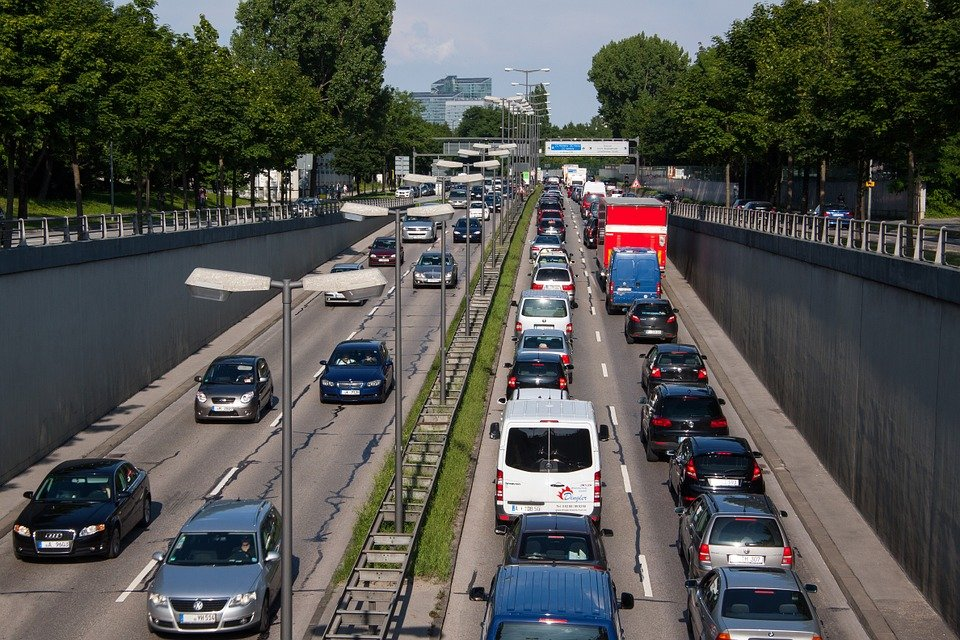
#> input picture testdata/traffic1.jpg, 960 x 640 px
$ python -i datasets.py   (imports and definitions only)   (older library calls are emulated)
#> lines starting #> are read from the running program, lines starting #| are printed output that depends on the picture
#> further down, picture is the input picture: shape (640, 960, 3); mean B, G, R 78.7, 82.4, 82
import glob
import math
import os
import random
import shutil
import time
from pathlib import Path
from threading import Thread

import cv2
import numpy as np
import torch
from PIL import Image, ExifTags
from torch.utils.data import Dataset
from tqdm import tqdm

from .utils import xyxy2xywh, xywh2xyxy

help_url = 'https://github.com/ultralytics/yolov3/wiki/Train-Custom-Data'
img_formats = ['.bmp', '.jpg', '.jpeg', '.png', '.tif', '.tiff', '.dng']
vid_formats = ['.mov', '.avi', '.mp4', '.mpg', '.mpeg', '.m4v', '.wmv', '.mkv']

# Get orientation exif tag
# [3 lines not run here, left out]


# [13 lines left out: function exif_size, not called in this run]


class LoadImages:  # for inference
    # [23 lines left out: function __init__, not called in this run]

    def __iter__(self):
        self.count = 0
        return self

    # [43 lines left out: functions __next__, new_video, not called in this run]

    def __len__(self):
        return self.nF  # number of files


class LoadWebcam:  # for inference
    # [20 lines left out: function __init__, not called in this run]

    def __iter__(self):
        self.count = -1
        return self

    # [34 lines left out: function __next__, not called in this run]

    def __len__(self):
        return 0


class LoadStreams:  # multiple IP or RTSP cameras
    # [44 lines left out: functions __init__, update, not called in this run]

    def __iter__(self):
        self.count = -1
        return self

    # [18 lines left out: function __next__, not called in this run]

    def __len__(self):
        return 0  # 1E12 frames = 32 streams at 30 FPS for 30 years


class LoadImagesAndLabels(Dataset):  # for training/testing
    # [169 lines left out: function __init__, not called in this run]

    def __len__(self):
        return len(self.img_files)

    # [5 lines of commented-out code are left out]

    # [103 lines left out: functions __getitem__, collate_fn, load_image, not called in this run]


def augment_hsv(img, hgain=0.5, sgain=0.5, vgain=0.5):
#> called with hgain = 0.5, sgain = 0.5, vgain = 0.5
    r = np.random.uniform(-1, 1, 3) * [hgain, sgain, vgain] + 1  # random gains
    hue, sat, val = cv2.split(cv2.cvtColor(img, cv2.COLOR_BGR2HSV))
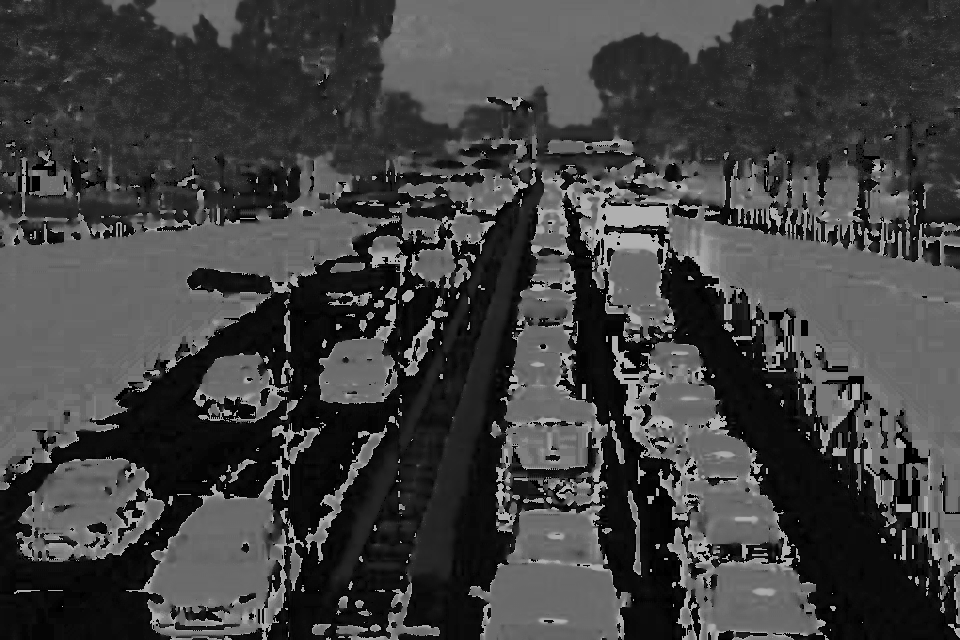
#> hue: shape (640, 960); min 0, max 179, mean 64.7
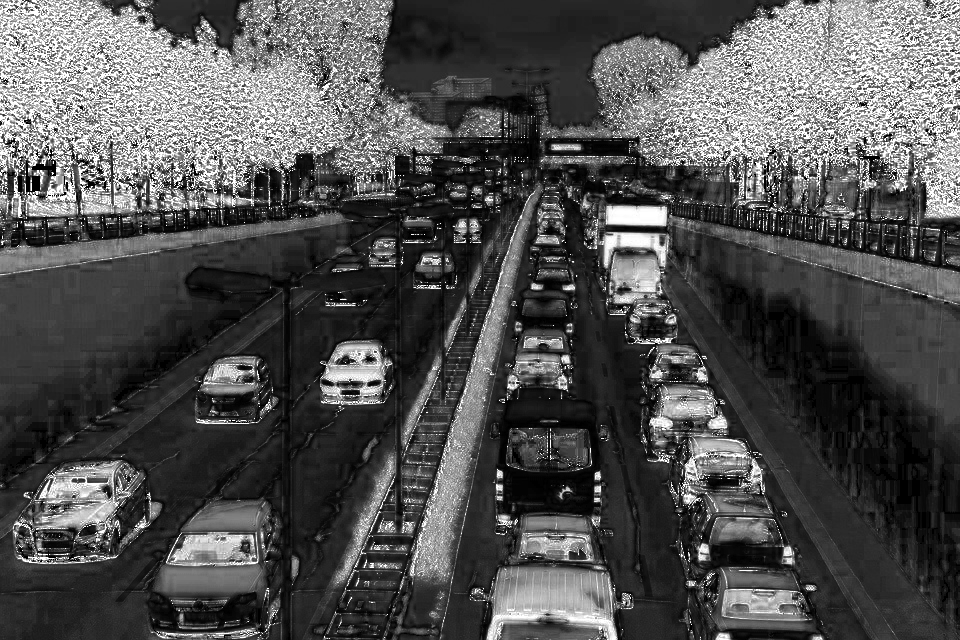
#> sat: shape (640, 960); min 0, max 255, mean 80.6
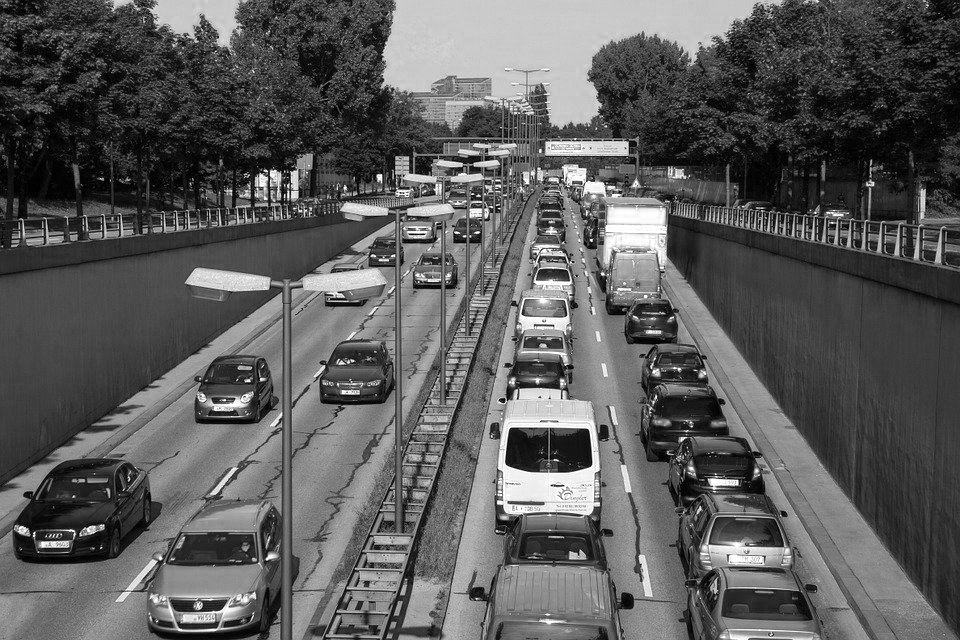
#> val: shape (640, 960); min 0, max 255, mean 91.6
    dtype = img.dtype  # uint8

    x = np.arange(0, 256, dtype=np.int16)
    lut_hue = ((x * r[0]) % 180).astype(dtype)
    lut_sat = np.clip(x * r[1], 0, 255).astype(dtype)
#> lut_sat = 256 values from 0 to 255
    lut_val = np.clip(x * r[2], 0, 255).astype(dtype)
#> lut_val = 256 values from 0 to 255

    img_hsv = cv2.merge((cv2.LUT(hue, lut_hue), cv2.LUT(sat, lut_sat), cv2.LUT(val, lut_val))).astype(dtype)
#> img_hsv: shape (640, 960, 3); mean H, S, V 62.8, 93.5, 100.2
    cv2.cvtColor(img_hsv, cv2.COLOR_HSV2BGR, dst=img)  # no return needed
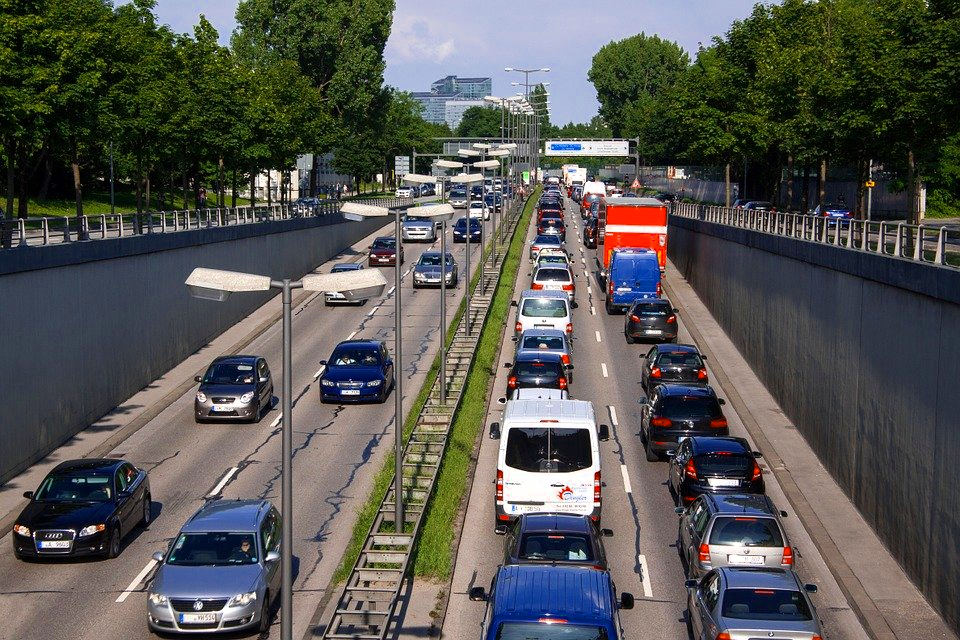
#> img: shape (640, 960, 3); mean B, G, R 83.2, 86.7, 87.2

    # Histogram equalization
    # if random.random() < 0.2:
    #     for i in range(3):
    #         img[:, :, i] = cv2.equalizeHist(img[:, :, i])


# [283 lines left out: functions load_mosaic, letterbox, random_affine, cutout, reduce_img_size, convert_images2bmp and 3 more, not called in this run]

>>> import cv2
>>> picture = cv2.imread('../../../testdata/traffic1.jpg')
>>> result = augment_hsv(picture)

$ run again, on testdata/traffic2.jpg
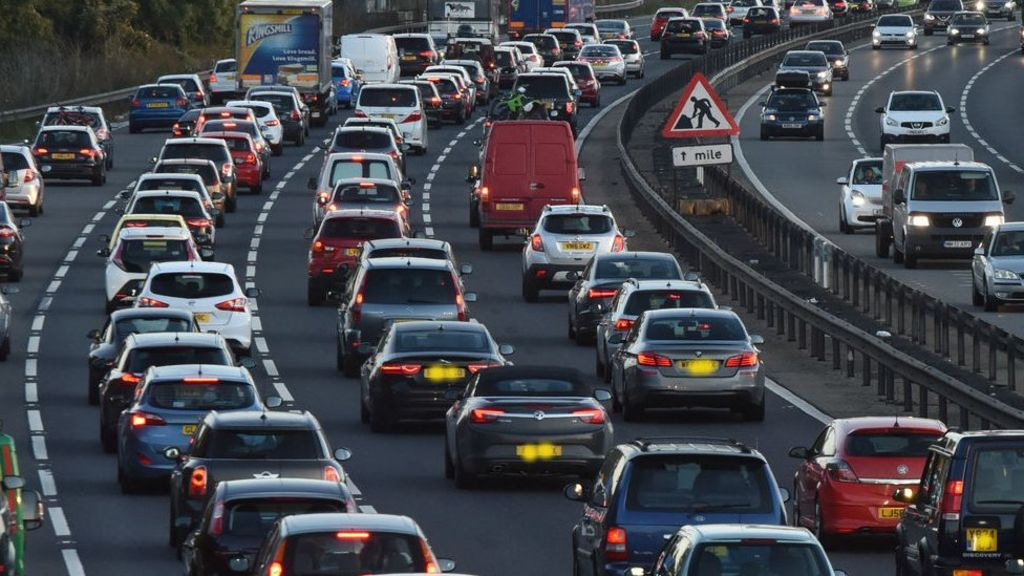
#> input picture testdata/traffic2.jpg, 1024 x 576 px
#> picture is the input picture: shape (576, 1024, 3); mean B, G, R 78.1, 71.2, 68.8
#> in augment_hsv, `hue, sat, val = cv2.split(cv2.cvtColor(img, cv2.COLOR_BGR2HSV))`:
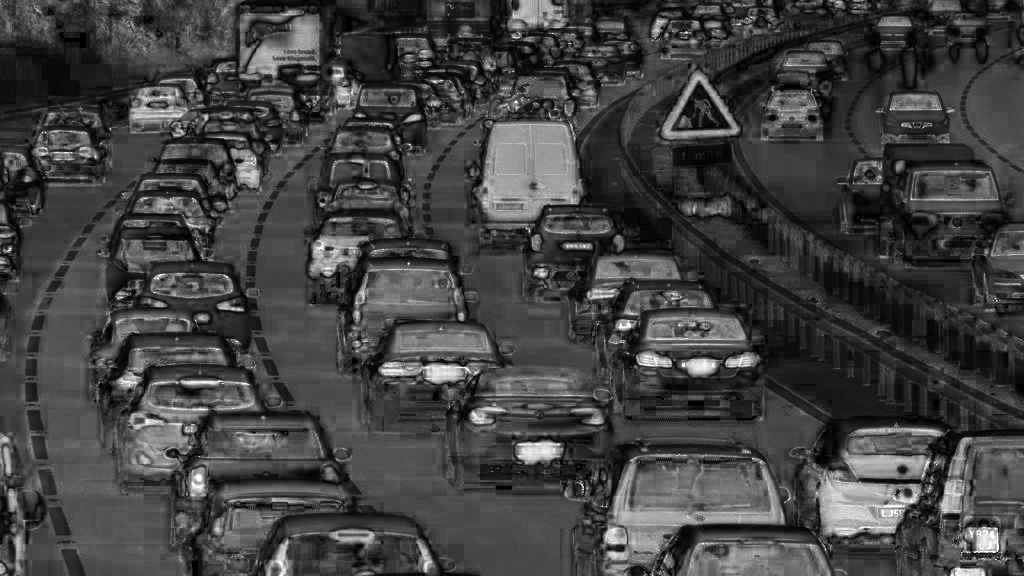
#> sat: shape (576, 1024); min 0, max 255, mean 66.1
#> img_hsv: shape (576, 1024, 3); mean H, S, V 100.8, 79.8, 91.5
#> in augment_hsv, `cv2.cvtColor(img_hsv, cv2.COLOR_HSV2BGR, dst=img)`:
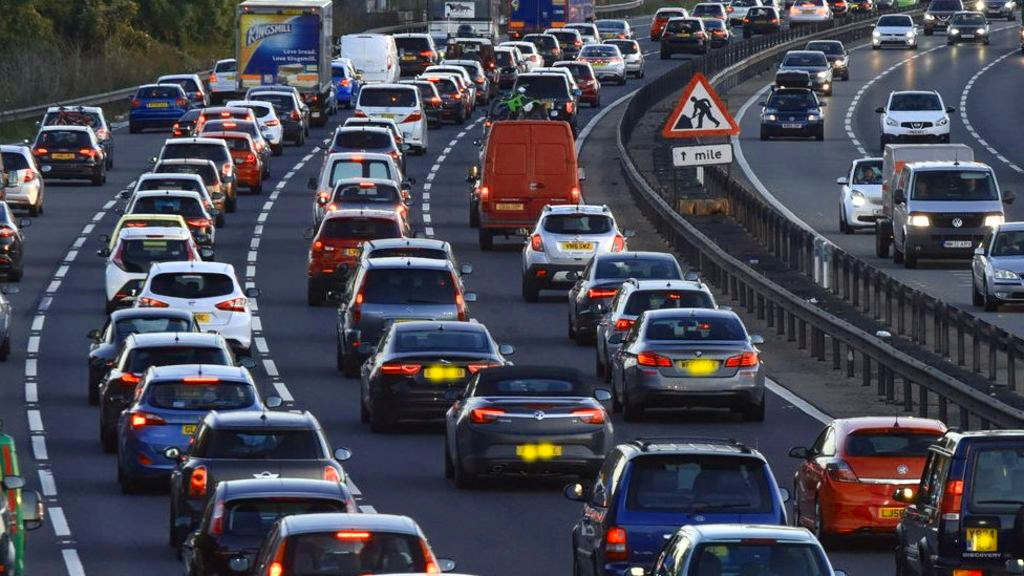
#> img: shape (576, 1024, 3); mean B, G, R 83.8, 72.3, 71.9
